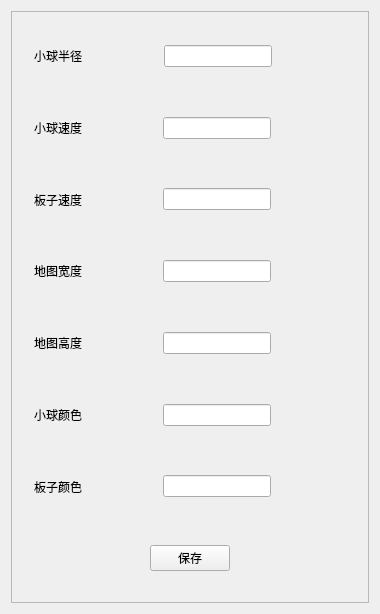
<?xml version="1.0" encoding="UTF-8"?>
<ui version="4.0">
 <class>SettingWindowClass</class>
 <widget class="QWidget" name="SettingWindowClass">
  <property name="geometry">
   <rect>
    <x>0</x>
    <y>0</y>
    <width>380</width>
    <height>614</height>
   </rect>
  </property>
  <property name="windowTitle">
   <string>设置</string>
  </property>
  <layout class="QGridLayout" name="gridLayout">
   <item row="0" column="0">
    <widget class="QScrollArea" name="scrollArea">
     <property name="widgetResizable">
      <bool>true</bool>
     </property>
     <widget class="QWidget" name="scrollAreaWidgetContents">
      <property name="geometry">
       <rect>
        <x>0</x>
        <y>0</y>
        <width>356</width>
        <height>590</height>
       </rect>
      </property>
      <layout class="QVBoxLayout" name="verticalLayout_2">
       <item>
        <widget class="QWidget" name="widget" native="true">
         <layout class="QHBoxLayout" name="horizontalLayout">
          <item>
           <widget class="QLabel" name="label">
            <property name="text">
             <string>小球半径</string>
            </property>
           </widget>
          </item>
          <item>
           <spacer name="horizontalSpacer_6">
            <property name="orientation">
             <enum>Qt::Horizontal</enum>
            </property>
            <property name="sizeHint" stdset="0">
             <size>
              <width>40</width>
              <height>20</height>
             </size>
            </property>
           </spacer>
          </item>
          <item>
           <widget class="QLineEdit" name="ballRadiusEdit"/>
          </item>
          <item>
           <spacer name="horizontalSpacer">
            <property name="orientation">
             <enum>Qt::Horizontal</enum>
            </property>
            <property name="sizeHint" stdset="0">
             <size>
              <width>40</width>
              <height>20</height>
             </size>
            </property>
           </spacer>
          </item>
         </layout>
        </widget>
       </item>
       <item>
        <widget class="QWidget" name="widget_2" native="true">
         <layout class="QHBoxLayout" name="horizontalLayout_2">
          <item>
           <widget class="QLabel" name="label_2">
            <property name="text">
             <string>小球速度</string>
            </property>
           </widget>
          </item>
          <item>
           <spacer name="horizontalSpacer_7">
            <property name="orientation">
             <enum>Qt::Horizontal</enum>
            </property>
            <property name="sizeHint" stdset="0">
             <size>
              <width>40</width>
              <height>20</height>
             </size>
            </property>
           </spacer>
          </item>
          <item>
           <widget class="QLineEdit" name="ballSpeedEdit"/>
          </item>
          <item>
           <spacer name="horizontalSpacer_2">
            <property name="orientation">
             <enum>Qt::Horizontal</enum>
            </property>
            <property name="sizeHint" stdset="0">
             <size>
              <width>40</width>
              <height>20</height>
             </size>
            </property>
           </spacer>
          </item>
         </layout>
        </widget>
       </item>
       <item>
        <widget class="QWidget" name="widget_3" native="true">
         <layout class="QHBoxLayout" name="horizontalLayout_3">
          <item>
           <widget class="QLabel" name="label_3">
            <property name="text">
             <string>板子速度</string>
            </property>
           </widget>
          </item>
          <item>
           <spacer name="horizontalSpacer_8">
            <property name="orientation">
             <enum>Qt::Horizontal</enum>
            </property>
            <property name="sizeHint" stdset="0">
             <size>
              <width>40</width>
              <height>20</height>
             </size>
            </property>
           </spacer>
          </item>
          <item>
           <widget class="QLineEdit" name="boardSpeedEdit"/>
          </item>
          <item>
           <spacer name="horizontalSpacer_3">
            <property name="orientation">
             <enum>Qt::Horizontal</enum>
            </property>
            <property name="sizeHint" stdset="0">
             <size>
              <width>40</width>
              <height>20</height>
             </size>
            </property>
           </spacer>
          </item>
         </layout>
        </widget>
       </item>
       <item>
        <widget class="QWidget" name="widget_4" native="true">
         <layout class="QHBoxLayout" name="horizontalLayout_4">
          <item>
           <widget class="QLabel" name="label_4">
            <property name="text">
             <string>地图宽度</string>
            </property>
           </widget>
          </item>
          <item>
           <spacer name="horizontalSpacer_9">
            <property name="orientation">
             <enum>Qt::Horizontal</enum>
            </property>
            <property name="sizeHint" stdset="0">
             <size>
              <width>40</width>
              <height>20</height>
             </size>
            </property>
           </spacer>
          </item>
          <item>
           <widget class="QLineEdit" name="widthEdit"/>
          </item>
          <item>
           <spacer name="horizontalSpacer_4">
            <property name="orientation">
             <enum>Qt::Horizontal</enum>
            </property>
            <property name="sizeHint" stdset="0">
             <size>
              <width>40</width>
              <height>20</height>
             </size>
            </property>
           </spacer>
          </item>
         </layout>
        </widget>
       </item>
       <item>
        <widget class="QWidget" name="widget_5" native="true">
         <layout class="QHBoxLayout" name="horizontalLayout_6">
          <item>
           <widget class="QLabel" name="label_6">
            <property name="text">
             <string>地图高度</string>
            </property>
           </widget>
          </item>
          <item>
           <spacer name="horizontalSpacer_10">
            <property name="orientation">
             <enum>Qt::Horizontal</enum>
            </property>
            <property name="sizeHint" stdset="0">
             <size>
              <width>40</width>
              <height>20</height>
             </size>
            </property>
           </spacer>
          </item>
          <item>
           <widget class="QLineEdit" name="heightEdit"/>
          </item>
          <item>
           <spacer name="horizontalSpacer_5">
            <property name="orientation">
             <enum>Qt::Horizontal</enum>
            </property>
            <property name="sizeHint" stdset="0">
             <size>
              <width>40</width>
              <height>20</height>
             </size>
            </property>
           </spacer>
          </item>
         </layout>
        </widget>
       </item>
       <item>
        <widget class="QWidget" name="widget_6" native="true">
         <layout class="QHBoxLayout" name="horizontalLayout_8">
          <item>
           <widget class="QLabel" name="label_8">
            <property name="text">
             <string>小球颜色</string>
            </property>
           </widget>
          </item>
          <item>
           <spacer name="horizontalSpacer_13">
            <property name="orientation">
             <enum>Qt::Horizontal</enum>
            </property>
            <property name="sizeHint" stdset="0">
             <size>
              <width>40</width>
              <height>20</height>
             </size>
            </property>
           </spacer>
          </item>
          <item>
           <widget class="QLineEdit" name="ballColorEdit"/>
          </item>
          <item>
           <spacer name="horizontalSpacer_14">
            <property name="orientation">
             <enum>Qt::Horizontal</enum>
            </property>
            <property name="sizeHint" stdset="0">
             <size>
              <width>40</width>
              <height>20</height>
             </size>
            </property>
           </spacer>
          </item>
         </layout>
        </widget>
       </item>
       <item>
        <widget class="QWidget" name="widget_7" native="true">
         <layout class="QHBoxLayout" name="horizontalLayout_9">
          <item>
           <widget class="QLabel" name="label_9">
            <property name="text">
             <string>板子颜色</string>
            </property>
           </widget>
          </item>
          <item>
           <spacer name="horizontalSpacer_15">
            <property name="orientation">
             <enum>Qt::Horizontal</enum>
            </property>
            <property name="sizeHint" stdset="0">
             <size>
              <width>40</width>
              <height>20</height>
             </size>
            </property>
           </spacer>
          </item>
          <item>
           <widget class="QLineEdit" name="lineEdit_9"/>
          </item>
          <item>
           <spacer name="horizontalSpacer_16">
            <property name="orientation">
             <enum>Qt::Horizontal</enum>
            </property>
            <property name="sizeHint" stdset="0">
             <size>
              <width>40</width>
              <height>20</height>
             </size>
            </property>
           </spacer>
          </item>
         </layout>
        </widget>
       </item>
       <item>
        <widget class="QWidget" name="saveWidget" native="true">
         <layout class="QHBoxLayout" name="horizontalLayout_5">
          <item>
           <spacer name="horizontalSpacer_11">
            <property name="orientation">
             <enum>Qt::Horizontal</enum>
            </property>
            <property name="sizeHint" stdset="0">
             <size>
              <width>40</width>
              <height>20</height>
             </size>
            </property>
           </spacer>
          </item>
          <item>
           <widget class="QPushButton" name="saveBtn">
            <property name="text">
             <string>保存</string>
            </property>
           </widget>
          </item>
          <item>
           <spacer name="horizontalSpacer_12">
            <property name="orientation">
             <enum>Qt::Horizontal</enum>
            </property>
            <property name="sizeHint" stdset="0">
             <size>
              <width>40</width>
              <height>20</height>
             </size>
            </property>
           </spacer>
          </item>
         </layout>
        </widget>
       </item>
      </layout>
     </widget>
    </widget>
   </item>
  </layout>
 </widget>
 <layoutdefault spacing="6" margin="11"/>
 <resources/>
 <connections/>
</ui>
